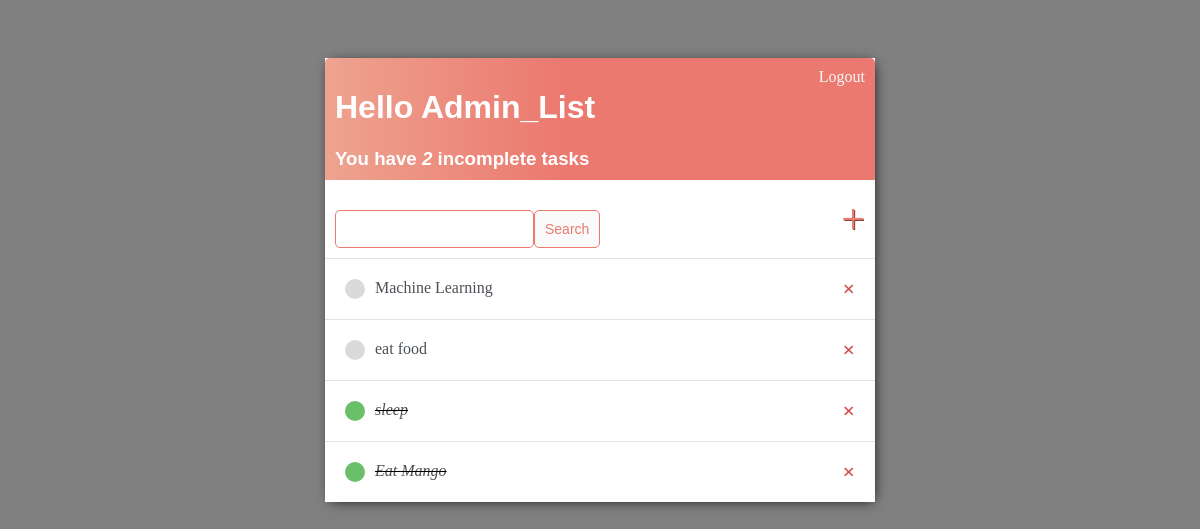
The app's page / (signed in), older data.
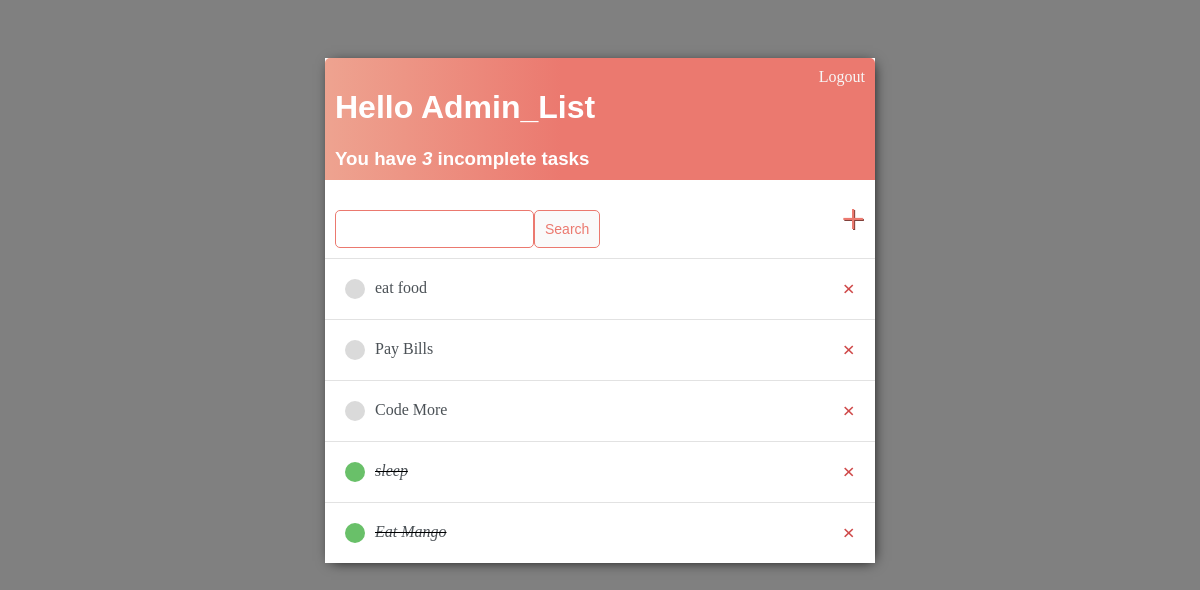
The same page, newer data.
### base/models.py (models this page shows)
class Task(models.Model):
    user = models.ForeignKey(User, on_delete=models.CASCADE, null=True, blank=True)
    title = models.CharField(max_length=200)
    description = models.TextField(null=True, blank=True)
    complete = models.BooleanField(default=False)
    created = models.DateTimeField(auto_now_add=True)
    def __str__(self):
        return self.title
    class Meta:
        ordering = ['complete']

### base/views.py (the view)
# urls.py: path('', TaskList.as_view(), name='tasks'),
class TaskList(LoginRequiredMixin, ListView):
    model = Task
    context_object_name = 'tasks' #change the object name
    def get_context_data(self, **kwargs):
        context = super().get_context_data(**kwargs)
        context['tasks'] = context['tasks'].filter(user=self.request.user)
        context['count'] = context['tasks'].filter(complete=False).count()
        search_input = self.request.GET.get('search-area') or ''
        if search_input:
            context['tasks'] = context['tasks'].filter(
                    title__startswith=search_input)  #(icontains) = search any letter in the title
        context['search_input'] = search_input
        return context

### base/templates/base/task_list.html
{% extends 'base/main.html' %}
{% block content %}
<div class=header-bar>
	<div>
		<h1>Hello {{ request.user |title }}</h1>
		<h3 style="margin:0">You have <i>{{ count }}</i> incomplete task{{ count|pluralize:"s" }} </h3>
	</div>
	{% if request.user.is_authenticated %}
	<a href="{% url 'logout' %}">Logout</a>
	{% else %}
	<a href="{% url 'login' %}">Login</a>
	{% endif %}
</div>
<div id="search-add-wrapper">
	<form method="GET" style="margin-top: 20px; display: flex;">
		<input type='text' name='search-area' value="{{ search_input }}">
		<input class="button" type='submit' value='Search'>
	</form>
	<a id="add-link" href="{% url 'task-create' %}">&#x2b;</a>
</div>
<div class="task-items-wrapper">
	{% for task in tasks %}
		<div class="task-wrapper">
			{% if task.complete %}
			<div class="task-title">
				<div class="task-complete-icon"></div>
				<i><s><a href="{% url 'task-update' task.id %}">{{ task }}</a></s></i>
			</div>
			<a class="delete-link" href="{% url 'task-delete' task.id %}">&#215;</a>
			{% else %}
			<div class="task-title">
				<div class="task-incomplete-icon"></div>
				<a href="{% url 'task-update' task.id %}">{{ task }}</a>
			</div>
			<a class="delete-link" href="{% url 'task-delete' task.id%}">&#215;</a>
			{% endif %}
		</div>
	{% empty %}
	<h1> No items in List</h1>
	{% endfor %}
</div>
{% endblock content %}

### base/templates/base/main.html (shortened to what this page needs)
<!DOCTYPE html>
<html lang="en">
<head>
</head>
<body>
	<div class="container">
		{% block content %}
		{% endblock content %}
	</div>
</body>
</html>

### base/templates/base/main.html (style rules this page uses)
Body { background-color:grey; font-family:; padding-top:50px; }
h1,h2,h3,h4,h5,h6 { font-family:'Railway', sans-serif; }
a, p { color:#4b5156; }
.container { max-width:550px; margin:auto; background-color:#fff; -webkit-box-shadow: 2px 2px 13px -4px rgba(0, 0, 0, 21); box-shadow: 2px 2px 13px -4px rgba(0, 0, 0, 21); }
.header-bar { display: flex; justify-content: space-between; color: #fff; padding: 10px; border-radius: 5px 5px 0 0; background: linear-gradient(90deg, #EEA390 0%, #EB796F 43%, #EB796F 100%); }
.header-bar a { color:rgb(247, 247, 247); text-decoration: none; }
.task-wrapper { display: flex; align-items: center; justify-content: space-between; padding: 20px; background-color: #fff; border-top: 1px solid rgb(226, 226, 226); }
.task-title { display: flex; }
.task-title a { text-decoration: none; color: #4b5156; margin-left: 10px; }
.task-complete-icon { height:20px; width:20px; background-color: rgb(105, 192, 105); border-radius: 50px; }
.task-incomplete-icon { height:20px; width:20px; background-color: rgb(218, 218, 218); border-radius: 50px; }
.delete-link { text-decoration: none; font-weight: 900; color: #cf4949; font-size: 22px; line-height: 0; }
#search-add-wrapper { display: flex; justify-content: space-between; align-items: center; padding: 10px; }
#add-link { color: #EB796F; text-decoration: none; font-size: 42px; text-shadow: 1px 1px #81413b; }
input[type=text], input[type=password], textarea { border:1px solid #EB796F; border-radius: 5px; padding:10px; width: 90%; }
.button { border: 1px solid #EB796F; background-color: #FAFAFA; color: #EB796F; padding: 10px; font-size: 14px; border-radius: 5px; cursor: pointer; }

Row changes from the older to the newer data that the page shows:
removed Task: title "Machine Learning"
added Task: title "Pay Bills"
added Task: title "Code More"
Text that changed along with them:
{{ count }}: "2" → "3"
